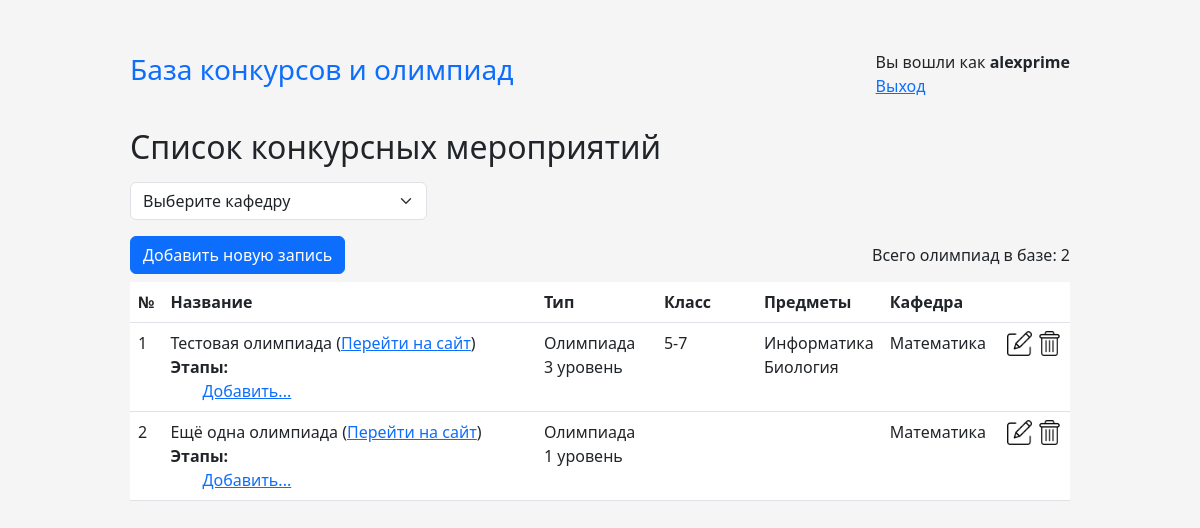
The page / (signed in) on the database its author committed.
### app/models.py (models this page shows)
class Contest(db.Model):
    id = db.Column(db.Integer, primary_key=True)
    title = db.Column(db.String(128))
    description = db.Column(db.Text)
    link = db.Column(db.String(128))
    level = db.Column(db.String(1))
    type = db.Column(db.String(32))
    grade = db.Column(db.String(12))
    group_id = db.Column(db.Integer, db.ForeignKey('group.id'))
    year_id = db.Column(db.Integer, db.ForeignKey('year.id'))
    stages = db.relationship('Stage', backref='contest')
    subjects = db.relationship('Subject', secondary=contest_subject, backref='contest')

class Subject(db.Model):
    id = db.Column(db.Integer, primary_key=True)
    name = db.Column(db.String(64))

class Group(db.Model):
    id = db.Column(db.Integer, primary_key=True)
    title = db.Column(db.String(128))
    code = db.Column(db.String(64))
    contests = db.relationship('Contest', backref='group')

### app/routes.py (the view)
@app.route('/')
@login_required
def index():
    groups = Group.query.all()
    group = request.args.get('group')
    if group:
        contests = Contest.query.filter_by(group_id=group).all()
    else:
        contests = Contest.query.all()
    form_stage = StageForm()
    return render_template("contest_view.html", title="Список конкурсных мероприятий",
                           contests=contests, form_stage=form_stage, groups=groups)

### app/forms.py
class StageForm(FlaskForm):
    title = StringField('Название', validators=[DataRequired()])
    link = StringField('Ссылка', validators=[DataRequired()])
    deadline = DateField('Дедлайн', validators=[DataRequired()], format='%Y-%m-%d')
    submit = SubmitField(label=(''))

### app/routes.py (called while the page is built)
def login_required(func):
    @functools.wraps(func)
    def secure_function(*args, **kwargs):
        if "username" not in session:
            return redirect(url_for("login", next=request.url))
        return func(*args, **kwargs)
    return secure_function

### app/templates/contest_view.html (shortened to what this page needs)
{% extends 'index.html' %}
{% block content %}
<h2>{{ title }}</h2>
<div class="row my-3">
  <div class="col-md-4">
    <select class="form-select" id="group-select">
      <option value="-" selected disabled>Выберите кафедру</option>
    </select>
  </div>
  <div class="col-md-3"></div>
</div>
<div class="row my-2">
  <div class="col-md-4">
    <a class="btn btn-primary" href="{{ url_for('add_contest') }}">Добавить новую запись</a>
  </div>
  <div class="col-md d-flex align-items-center"><span class="ms-auto">Всего олимпиад в базе: {{ contests|length }}</span></div>
</div>
<table class="table">
  <thead>
  <tr>
    <th style="width: 20px">№</th>
    <th>Название</th>
    <th style="width: 120px">Тип</th>
    <th style="width: 100px">Класс</th>
    <th style="width: 100px">Предметы</th>
    <th style="width: 100px">Кафедра</th>
    <th style="width: 60px"></th>
  </tr>
  </thead>
  <tbody>
  {% for cnt in contests %}
  <tr>
    <td>{{ loop.index }}</td>
    <td>
      {{ cnt.title }} (<a href="{{ cnt.link }}">Перейти на сайт</a>)<br>
      <b>Этапы:</b>
      <ul class="list-stage">
        <a href="#" contest="{{ cnt.id }}" class="js-add-stage">Добавить...</a>
      </ul>
    </td>
    <td>
      {{ cnt.type }}<br>
      {% if cnt.level != '-' %}
      {{ cnt.level }} уровень
      {% else %}
      Без уровня
      {% endif %}
    </td>
    <td>{{ cnt.grade }}</td>
    <td>
      {% for sb in cnt.subjects %}
      {{ sb.name }}<br>
      {% endfor %}
    </td>
    <td>{{ cnt.group.title }}</td>
    <td>
      <div class="d-flex">
        <a href="{{ url_for('edit_contest', _method='GET', contest_id=cnt.id|int) }}" class="edit-contest" contest="{{ cnt.id }}"></a>
        <a href="#" class="del-contest js-del-contest" contest="{{ cnt.id }}"></a>
      </div>
    </td>
  </tr>
  {% endfor %}
  </tbody>
</table>
{% endblock %}

### app/templates/index.html (shortened to what this page needs)
<!DOCTYPE html>
<html lang="en">
<head>
    <link href="https://cdn.jsdelivr.net/npm/bootstrap@5.3.0-alpha1/dist/css/bootstrap.min.css" rel="stylesheet">
    <link type="text/css" href="{{ url_for('static', filename='css/style.css')}}" rel="stylesheet" />
</head>
<body>
  <div class="wrapper">
    <div class="header">
      <h3 class="me-3"><a href="/" class="logo">База конкурсов и олимпиад</a></h3>
      <div class="ms-auto">Вы вошли как <strong>{{ session['username'] }}</strong> <br />
      <a href={{ url_for('logout') }}>Выход</a></div>
    </div>
    <main class="content">
      {% block content %}
      {% endblock %}
    </main>
  </div>
</body>
</html>

### app/static/css/style.css (style rules this page uses)
body { display: flex; padding-top: 40px; padding-bottom: 40px; background-color: #f5f5f5; }
.logo { text-decoration: none; }
.header { display: flex; align-items: center; margin-bottom: 10px; justify-content: space-between; padding: 10px; }
.wrapper { width: 960px; margin: 0 auto; }
.content { padding: 10px; }
.edit-contest, .del-contest { width: 25px; height: 25px; cursor: pointer; margin-left: 5px; text-decoration: none; }
.edit-contest { background: url('../img/edit_contest.png') no-repeat 50%; background-size: 100%; }
.del-contest { background: url('../img/del_contest.png') no-repeat 50%; background-size: 100%; }
.list-stage { margin: 0; }

### rows shown on the page
Contest: title "Тестовая олимпиада", type "Олимпиада", level "3", grade "5-7", group "Математика"
Subject: name "Информатика"
Subject: name "Биология"
Contest: title "Ещё одна олимпиада", type "Олимпиада", level "1", group "Математика"

### other values the page prints
{{ session['username'] }} "alexprime"
{{ title }} "Список конкурсных мероприятий"
{{ contests|length }} "2"
